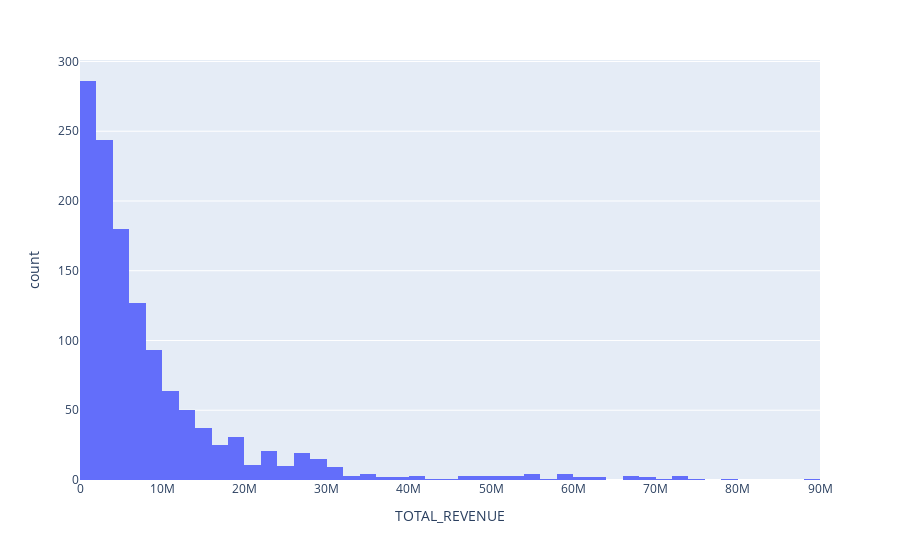

The notebook cell this image was saved under:
### Markdown cell above
# Histograms

### Code cell
px.histogram(education, x="TOTAL_REVENUE")

### Figure 1 — Plotly figure (JSON) as saved in the notebook; plotly's stock layout.template omitted (floating-point values rounded to 4 significant figures; data arrays with more than 128 entries replaced by an {"elided": "..."} marker saying what was removed)
{"data": [{"alignmentgroup": "True", "bingroup": "x", "hovertemplate": "TOTAL_REVENUE=%{x}<br>count=%{y}<extra></extra>", "legendgroup": "", "marker": {"color": "#636efa", "pattern": {"shape": ""}}, "name": "", "offsetgroup": "", "orientation": "v", "showlegend": false, "type": "histogram", "x": {"elided": "1715 int values"}, "xaxis": "x", "yaxis": "y"}], "layout": {"barmode": "relative", "legend": {"tracegroupgap": 0}, "margin": {"t": 60}, "xaxis": {"anchor": "y", "domain": [0, 1], "title": {"text": "TOTAL_REVENUE"}}, "yaxis": {"anchor": "x", "domain": [0, 1], "title": {"text": "count"}}}}
